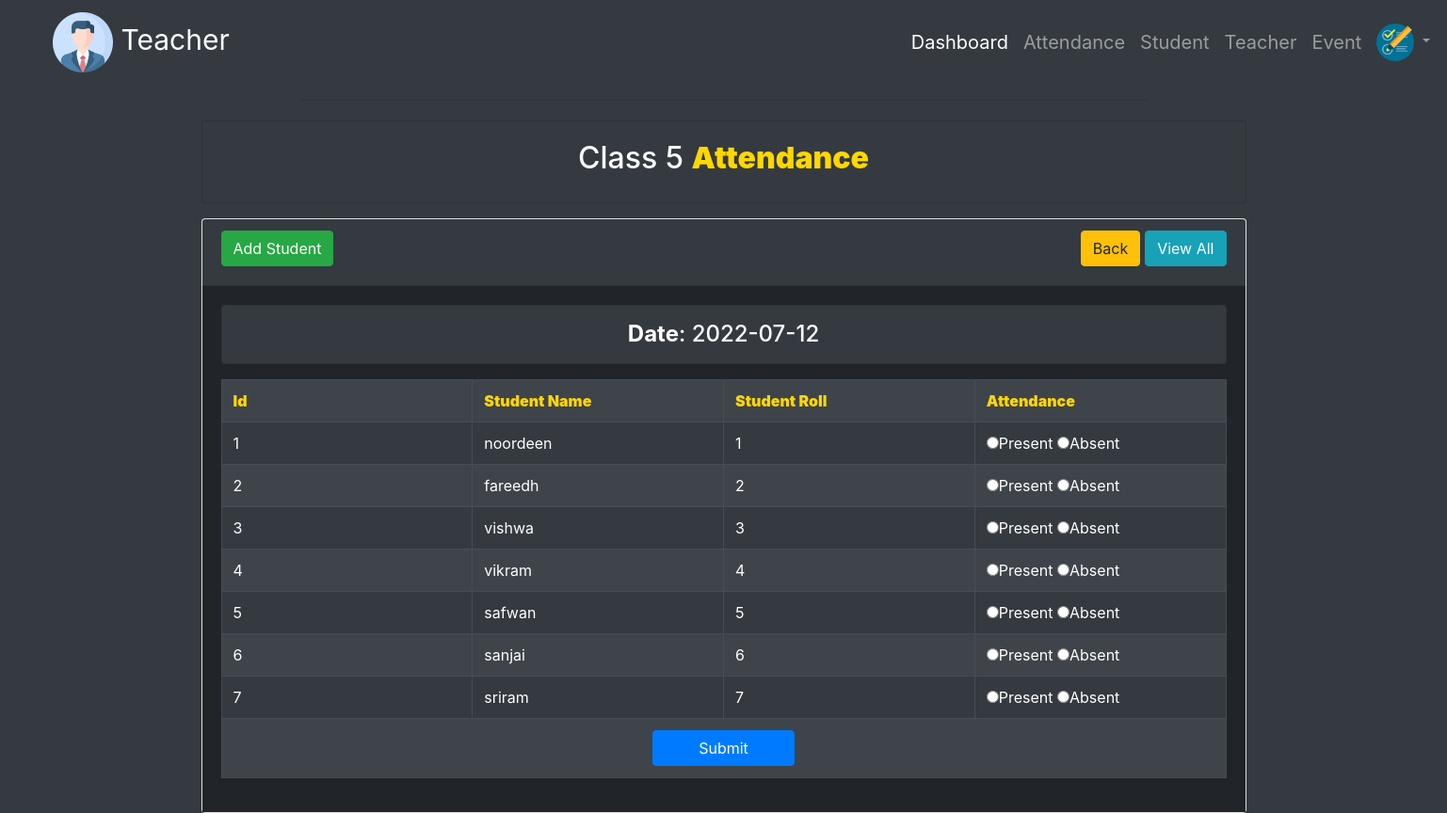
Screenshot of /class5/index.php with the database file from the repository.
### tables this page shows
CREATE TABLE IF NOT EXISTS `tbl_student4` (
  `id` int(11) NOT NULL AUTO_INCREMENT,
  `name` varchar(255) NOT NULL,
  `roll` int(11) NOT NULL,
  PRIMARY KEY (`id`)
);

### class5/lib/Database.php (called while the page is built, shortened)
<?php
Class Database{
 public $host   = DB_HOST;
 public $user   = DB_USER;
 public $pass   = DB_PASS;
 public $dbname = DB_NAME;
 public $link;
private function connectDB(){
   $this->link = new mysqli($this->host, $this->user, $this->pass,
      $this->dbname);
   }
  public function select($query){
    $result = $this->link->query($query) or
       die($this->link->error.__LINE__);
      if($result->num_rows > 0){
        return $result;
      } else {
        return false;
      }
   }
}

### class5/classes/Student.php (called while the page is built, shortened)
<?php
	$filepath = realpath(dirname(__FILE__));
	include_once ($filepath.'/../lib/Database.php');
?>
<?php
class Student{
	private $db;
	public function __construct(){
		$this->db = new Database();
	}
	public function getStudents(){
		$query = "SELECT * FROM tbl_student4";
		$result = $this->db->select($query);
		return $result;
	}
}

### class5/index.php (the view, shortened to what this page needs)
<nav class="navbar navbar-expand-lg navbar-dark bg-dark col-md-12">
  <a class="navbar-brand" href="home.php" style="font-size:30px; margin-left: 40px;"><img src="../img/profile.png"> Teacher</a>
  <div class="collapse navbar-collapse" id="navbarNavDropdown">
    <ul class="navbar-nav">
      <li class="nav-item active">
        <a class="nav-link" href="home.php" style="margin-top:5px;font-size: 20px;margin-left: 700px;">Dashboard</a>
      </li>
      <li class="nav-item">
        <a class="nav-link" href="attendence.php" style="margin-top: 5px; font-size: 20px;">Attendance</a>
      </li>
      <li class="nav-item">
        <a class="nav-link" href="student.php" style="font-size:20px;margin-top: 5px;">Student</a>
      </li>
      <li class="nav-item">
        <a class="nav-link" href="teacher.php" style="font-size:20px;margin-top: 5px;">Teacher</a>
      </li>
      <li class="nav-item">
        <a class="nav-link" href="event.php" style="font-size:20px;margin-top: 5px;">Event</a>
      </li>
      <li class="nav-item dropdown">
        <a class="nav-link dropdown-toggle" href="#" id="navbarDropdownMenuLink" data-toggle="dropdown" aria-haspopup="true" aria-expanded="false"><img src="../img/test.png" style="height: 40px;width: 40px;">
        </a>
      </li>
    </ul>
  </div>
</nav>
<hr style="color:white;height: 5px;width: 900px;">
<?php
	include "inc/header.php";
	include "classes/Student.php";
	$stu = new Student();
?>
<?php
	$cur_date = date('Y-m-d');
?>
	<div class="container">
		<div class="card">
			<div class="card-header bg-dark">
				<h2>
					<a class="btn btn-success" href="add.php">Add Student</a>
					<a class="btn btn-info float-right" href="date_view.php">View All</a>
					<a class="btn btn-warning float-right" href="../attendence.php" style="margin-right:5px;">Back</a>
				</h2>
			</div>
			<div class="card-body" style="background-color:#212529;">
				<div class="card bg-dark text-center mb-3" style="background-color:#212529;">
					<h4 class="m-0 py-3" style="color: white;"><strong>Date</strong>: <?php echo $cur_date; ?></h4>
				</div>
				<form action="" method="post">
					<table class="table table-striped table-dark table-hover table-bordered">
						<tr>
							<th width="25%" style="color:#FFD700;font-weight: 900;">Id</th>
							<th width="25%" style="color:#FFD700;font-weight: 900;">Student Name</th>
							<th width="25%" style="color:#FFD700;font-weight: 900;">Student Roll</th>
							<th width="25%" style="color:#FFD700;font-weight: 900;">Attendance</th>
						</tr>
<?php
	$getstudent = $stu->getStudents();
	if ($getstudent) {
		$i = 0;
		while ($value = $getstudent->fetch_assoc()) {
			$i++;
?>
						<tr>
							<td><?php echo $i; ?></td>
							<td><?php echo $value['name']; ?></td>
							<td><?php echo $value['roll']; ?></td>
							<td>
								<input type="radio" name="attend[<?php echo $value['roll']; ?>]" value="present">Present
								<input type="radio" name="attend[<?php echo $value['roll']; ?>]" value="absent">Absent
							</td>
						</tr>
<?php } } ?>
						<tr>
							<td colspan="4" class="text-center">
								<input type="submit" name="submit" class="btn btn-primary px-5" value="Submit">
							</td>
						</tr>
					</table>
				</form>
			</div>
		</div>
	</div>

### rows the page displays
tbl_student4: name "noordeen", roll "1"
tbl_student4: name "fareedh", roll "2"
tbl_student4: name "vishwa", roll "3"
tbl_student4: name "vikram", roll "4"
tbl_student4: name "safwan", roll "5"
tbl_student4: name "sanjai", roll "6"
tbl_student4: name "sriram", roll "7"
